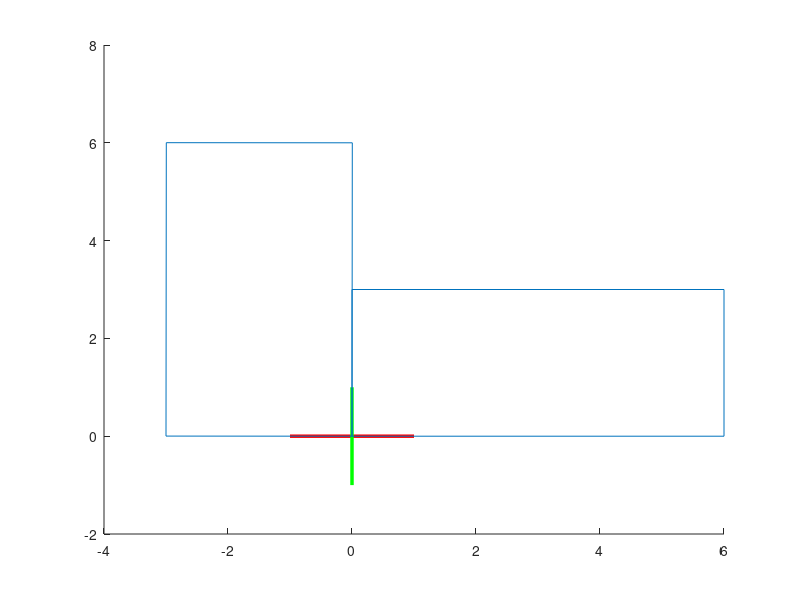

Recreate this plot in MATLAB.
close all 

angle_rad=deg2rad(90); 

for t=0:0.01:angle_rad 

clf %para limpiar la imagen 

line ([-1 1],[0 0],[0 0], 'color',[1 0 0], 'linewidth',2.5); % Establece el eje X en Rojo.
line ([0 0],[-1 1],[0 0], 'color',[0 1 0], 'linewidth',2.5); % Establece el eje Y en Verde.


p1 = [0 0];
p2 = [6 0];
p3 = [6 3];
p4 = [0 3];


line([p1(1) p2(1)],[p1(2) p2(2)],[0 0]);
line([p2(1) p3(1)],[p2(2) p3(2)],[0 0]);
line([p3(1) p4(1)],[p3(2) p4(2)],[0 0]);
line([p4(1) p1(1)],[p4(2) p1(2)],[0 0]);


Rz=[cos(t) -sin(t); sin(t) cos(t)];

p1r = Rz*p1'; 
p2r = Rz*p2';
p3r = Rz*p3';
p4r = Rz*p4';

line([p1r(1) p2r(1)],[p1r(2) p2r(2)],[0 0]);
line([p2r(1) p3r(1)],[p2r(2) p3r(2)],[0 0]);
line([p3r(1) p4r(1)],[p3r(2) p4r(2)],[0 0]);
line([p4r(1) p1r(1)],[p4r(2) p1r(2)],[0 0]);


pause (0.01); %Esta pausa es para poder visualizar el cambio progresivo. 

end